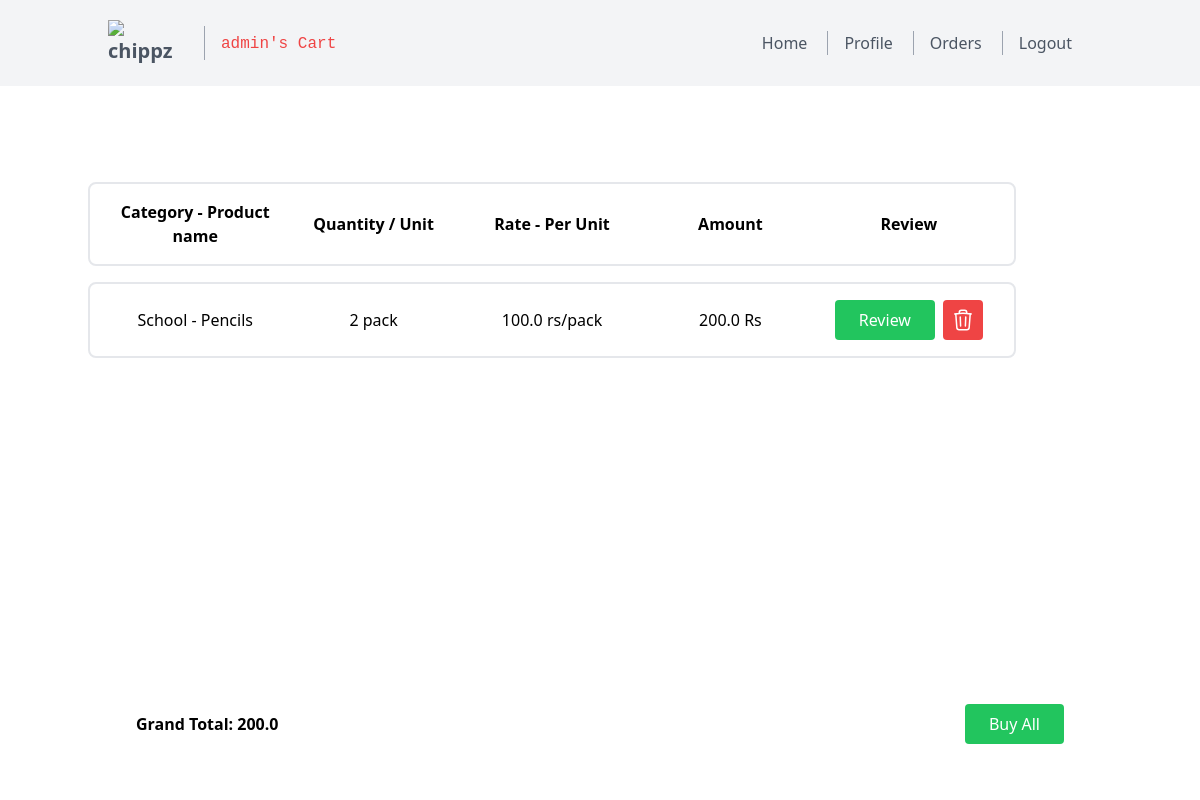
/cart (signed in), run on the app's committed database.
### models.py (models this page shows, shortened)
class User(db.Model):
    __TableName__ = 'user'
    userid = db.Column(db.Integer, primary_key=True, autoincrement=True, nullable=False, unique=True)
    uname = db.Column(db.String(20), nullable=False, unique=True)
    passhash = db.Column(db.String(1024), nullable=False)
    profileid = db.Column(db.String(1024), nullable=False)
    role = db.Column(db.String(10), nullable=False)
    @property
    def password(self):
        raise AttributeError('Password is not a readable attribute')

class Category(db.Model):
    __TableName__ = 'category'
    categoryid = db.Column(db.Integer, primary_key=True, autoincrement=True, nullable=False, unique=True)
    categoryname = db.Column(db.String(50), nullable=False)
    products = db.relationship('Product', backref='category', foreign_keys='Product.categoryid', lazy=True)

class Product(db.Model):
    __TableName__ = 'product'
    productid = db.Column(db.Integer, primary_key=True, autoincrement=True, nullable=False, unique=True)
    productname = db.Column(db.String(20), nullable=False)
    categoryid = db.Column(db.Integer, db.ForeignKey('category.categoryid'), nullable=False)
    rateperunit = db.Column(db.Float, nullable=False)
    unit= db.Column(db.String(20), nullable=False)
    quantity = db.Column(db.Integer, nullable=False)

### routes.py (the view)
@app.route('/cart')
@auth_required
def cart():
    cart = Cart.query.filter_by(userid=session['user_id']).all()
    products = []
    grand_total=[]
    total_amount=0
    for item in cart:
        product_details = Product.query.filter_by(productid=item.productid).first()
        category_details = Category.query.filter_by(categoryid=product_details.categoryid).first()
        cart=Cart.query.filter_by(userid=session['user_id'],productid=item.productid).all()
        total_amount=total_amount+(Cart.query.filter_by(userid=session['user_id'],productid=item.productid).first().quantity*product_details.rateperunit)
        products.append({
            'productid': product_details.productid,
            'productname': product_details.productname,
            'categoryname': category_details.categoryname,
            'rateperunit': product_details.rateperunit,
            'unit': product_details.unit,
            'quantity': int(item.quantity),
            'amount': product_details.rateperunit * item.quantity,
            'stock': int(product_details.quantity),
        })
    grand_total.append({'grand_total':total_amount})
    return render_template('cart/cart.html', products=products,grand_total=grand_total,nav="cart",user=User.query.filter_by(userid=session['user_id']).first())

### routes.py (called while the page is built)
def auth_required(func):
    @wraps(func)
    def inner(*args, **kwargs):
        if 'user_id' not in session:
            flash('Please login to continue')
            return redirect(url_for('login'))
        return func(*args, **kwargs)
    return inner

### templates/cart/cart.html (shortened to what this page needs)
{% extends 'layout.html' %}
{% block content %}
{%if products|length == 0%}
    <div class="container px-12 py-24 mx-10">
        <div class="component1 border-gray-200 rounded-lg p-4 flex mb-4">
            <div style="flex: 25%; display: flex; justify-content: center; align-items: center;">
                <h2 class="text-sm tracking-widest title-font mb-1 font-medium " style="font-weight: bold;">Cart is Empty</h2>
            </div>
        </div>
    </div>
{%else%}
    <div class="container px-12 py-24 mx-10 mb-10">
        <div class="component1 border-2 border-gray-200 rounded-lg p-4 flex mb-4 " style="font-weight: bold;">
            <div style="flex: 25%; display: flex; justify-content: center; align-items: center;text-align:center;">
                <h2>Category - Product name</h2>
            </div>
            <div style="flex: 25%; display: flex; justify-content: center; align-items: center;">
                <h2>Quantity / Unit</h2>
            </div>
            <div style="flex: 25%; display: flex; justify-content: center; align-items: center;">
                <h2>Rate - Per Unit</h2>
            </div>
            <div style="flex: 25%; display: flex; justify-content: center; align-items: center;">
                <h2>Amount</h2>
            </div>
            <div style="flex: 25%; display: flex; justify-content: center; align-items: center;">
                <button>Review</button>
            </div>
        </div>
        {% for product in products %}
        <div class="component1 border-2 border-gray-200 rounded-lg p-4 flex mb-4">
            <div style="flex: 25%; display: flex; justify-content: center; align-items: center;text-align:center;">
                <h2>{{ product["categoryname"] }} - {{ product["productname"] }}</h2>
            </div>
            <div style="flex: 25%; display: flex; justify-content: center; align-items: center;">
                <h2>{{ product["quantity"] }} {{product["unit"].split('/')[1] }}</h2>
            </div>
            <div style="flex: 25%; display: flex; justify-content: center; align-items: center;">
                <h2>{{ product["rateperunit"] }} {{ product["unit"] }}</h2>
            </div>
            <div style="flex: 25%; display: flex; justify-content: center; align-items: center;">
                <h2>{{product["amount"]}} Rs</h2>
            </div>
            <div style="flex: 25%; display: flex; justify-content: center; align-items: center;">
                {%if product["stock"] == 0%}
                <button class="bg-red-500 hover:bg-red-700 text-white bg-red-500 border-0 py-2 px-6 focus:outline-none hover:bg-red-600 rounded" style="background-color: transparent; border: 2px dashed red; color: red; padding: 8px 16px;"><a href="{{url_for('review_product',productid=product['productid'])}}">Out of Stock</a></button>
                {%elif product["quantity"] > product["stock"]%}
                <button class=" bg-transparent hover:bg-yellow-500 text-yellow-700 font-semibold hover:text-white py-2 px-4 border border-yellow-500 hover:border-transparent rounded" ><a href="{{url_for('review_product',productid=product['productid'])}}" >Reduce quantity</a></button>
                {%elif product["stock"]>0 and product["stock"] > product["quantity"]%}
                <button class=" text-white bg-green-500 border-0 py-2 px-6 focus:outline-none hover:bg-green-600 rounded" ><a href="{{url_for('review_product',productid=product['productid'])}}" >Review</a></button>
                {%else%}
                <button class=" text-white bg-green-500 border-0 py-2 px-6 focus:outline-none hover:bg-green-600 rounded" ><a href="{{url_for('review_product',productid=product['productid'])}}" >Review</a></button>
                {%endif%}
                <button class=" text-white bg-red-500 border-0 py-2 px-2 focus:outline-none hover:bg-red-600 rounded ml-2"><a href="{{url_for('delete_product_cart',productid=product['productid'])}}" >
                </a></button>
                </div>
            </div>
        {% endfor %}
    </div>
    <div class="fixed bottom-0 left-0 w-full bg-gray-100" style="background:white">
        <div class="container px-12 py-14 mx-auto flex justify-between items-center">
            <h2 class="font-bold">Grand Total: {{grand_total[0]["grand_total"]}}</h2>
            <button class=" text-white bg-green-500 border-0 py-2 px-6 focus:outline-none hover:bg-green-600 rounded"><a href="{{url_for('payment')}}" >Buy All</a></button>
        </div>
    </div>
{%endif%}
{% endblock %}

### templates/navbar.html (shortened to what this page needs)
  </head>
<body>
  <header class="text-gray-600 body-font bg-gray-100">
    <div class="container mx-auto flex flex-wrap p-5 flex-col md:flex-row items-center">
        <a class="navbar-brand" href="{{url_for('index')}}" style="font-weight: bold;font-size:15pt"><img src="http://127.0.0.1:5500/templates/gs.png" alt="chippz" class="mx-auto  w-20" /></a>
      <nav class="md:mr-auto md:ml-4 md:py-1 md:pl-4 md:border-l md:border-gray-400	flex flex-wrap items-center text-base justify-center">
        <a class="mr-5 text-red-500">
          {%if nav=="dashboard"%}
            <code>{{user.uname}}'s Dashboard</code>
          {%elif nav=="profile"%}
            <code>{{user.uname}}'s Profile</code>
          {%elif nav=="buy_product"%}
            <code>Buying Product</code>
          {%elif nav=="addtocart"%}
            <code>Adding to Cart</code>
          {%elif nav=="cart"%}
            <code>{{user.uname}}'s Cart</code>
          {%elif nav=="review_product"%}
            <code>Reviewing Product</code>
          {%elif nav=="order"%}
            <code>{{user.uname}}'s Order History</code>
          {%elif nav=="payment"%}
            <code>{{user.uname}}'s Payment</code>
          {%elif nav=="success"%}
            <code>{{user.uname}}'s Payment Success</code>
          {%else%}
            <code>Login/Sign Up</code>
          {%endif%}
        </a>
      </nav>
      <nav class="md:ml-auto flex flex-wrap items-center text-base justify-center">
        {%if nav=="dashboard"%}
          <a class="mr-5 hover:text-gray-900" href="{{url_for('profile')}}">Profile</a>
          <a class="mr-5 hover:text-gray-900 md:pl-4 md:border-l md:border-gray-400" href="{{url_for('cart')}}">Cart</a>
          <a class="mr-5 hover:text-gray-900 md:pl-4 md:border-l md:border-gray-400" href="{{url_for('order')}}">Orders</a>
          <a class="mr-5 hover:text-gray-900 md:pl-4 md:border-l md:border-gray-400" href="{{url_for('logout')}}">Logout</a>
        {%elif nav=="cart"%}
          <a class="mr-5 hover:text-gray-900" href="{{url_for('index')}}">Home</a>
          <a class="mr-5 hover:text-gray-900 md:pl-4 md:border-l md:border-gray-400" href="{{url_for('profile')}}">Profile</a>
          <a class="mr-5 hover:text-gray-900 md:pl-4 md:border-l md:border-gray-400" href="{{url_for('order')}}">Orders</a>
          <a class="mr-5 hover:text-gray-900 md:pl-4 md:border-l md:border-gray-400" href="{{url_for('logout')}}">Logout</a>
        {%else%}
          <a class="mr-5 hover:text-gray-900" href="{{url_for('login')}}">Customer</a>
          <a class="mr-5 hover:text-gray-900 md:pl-4 md:border-l md:border-gray-400" href="{{url_for('login_man')}}">Manager</a>
        {%endif%}
      </nav>
    </div>
  </header>
</body>
</html>

### data on the page
User: uname "admin"
Category: categoryname "School"
Product: productname "Pencils", unit "pack", rateperunit "100.0", unit "rs/pack"

### other printed values
{{ product["quantity"] }} "2"
{{ product["amount"] }} "200.0"
{{ grand_total[0]["grand_total"] }} "200.0"
